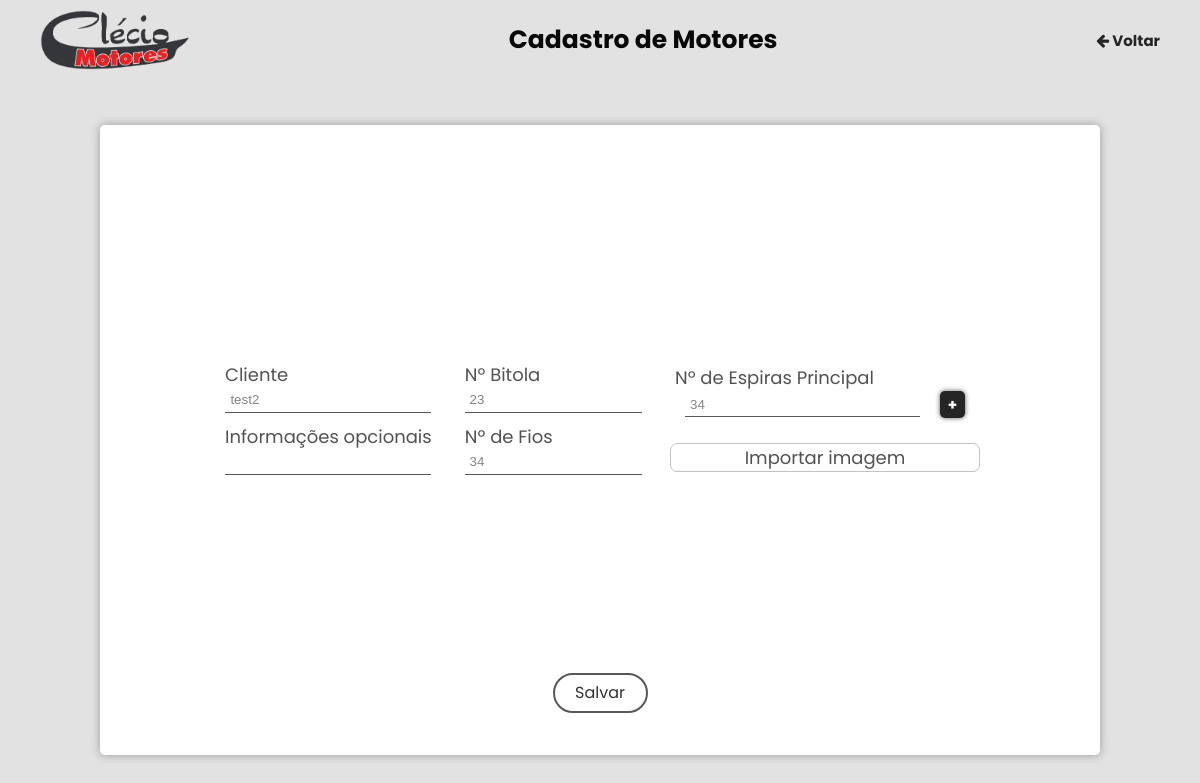
The app's page /editarMotorSP.php?id=1 (signed in), older data.
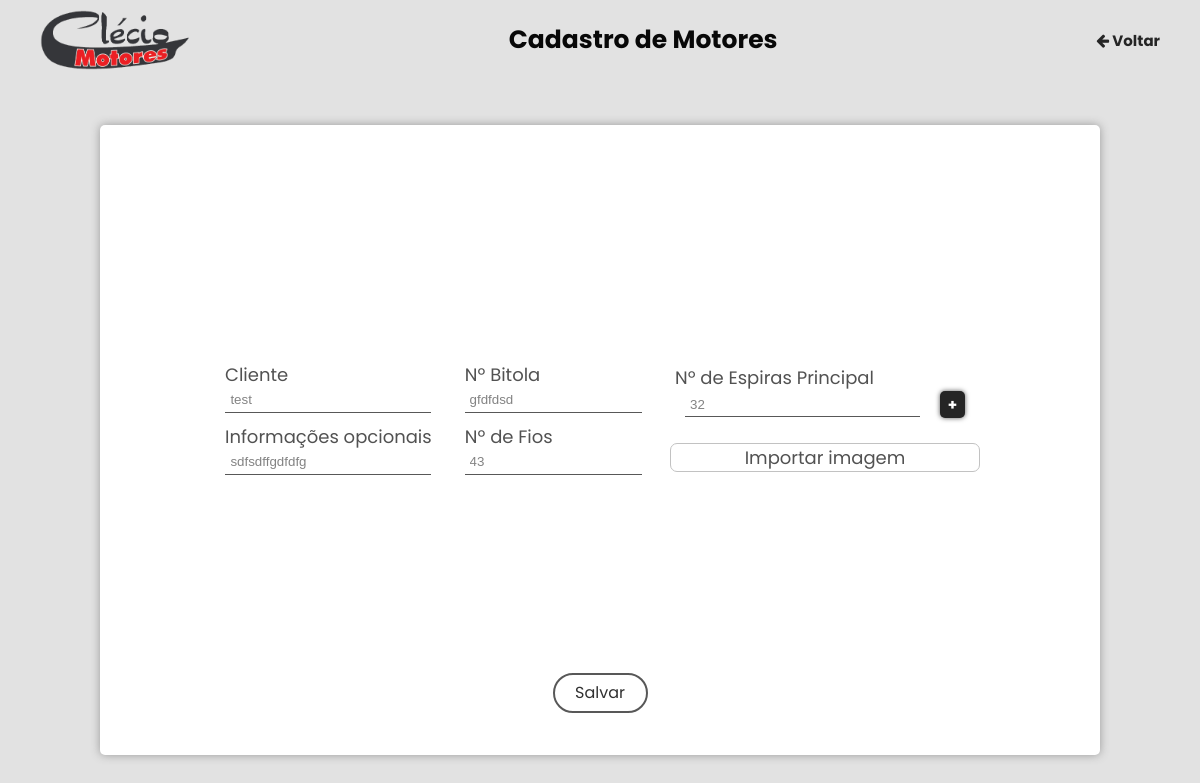
The same page, newer data.
### tables this page shows
CREATE TABLE `motorsp` (
  `id` int(11) NOT NULL,
  `cliente` varchar(50) NOT NULL,
  `bitolas` varchar(30) NOT NULL,
  `fios` varchar(30) NOT NULL,
  `espiras` varchar(30) NOT NULL,
  `informacoes` varchar(120) NOT NULL,
  `imagem` varchar(255) NOT NULL
);

### CLASSES/Motores.php (called while the page is built, shortened)
<?php
Class Motor{
    public function selecionaSP($id){
        global $pdo;
        $sql = "SELECT * FROM motorsp WHERE id = $id";
        $sql = $pdo->prepare($sql);
        $sql->execute();
        $motor = $sql->fetch();
        return $motor;
    }
}
?>

### editarMotorSP.php (the view, shortened to what this page needs)
<?php
if(!isset($_SESSION['id_user'])){
    header("location: index.php");
    exit;
} else {
    require_once 'CLASSES/Motores.php';
    $m = new Motor;
    if(isset($_GET['id'])) {
        $id = $_GET['id'];
    }	else {
        echo 'Código não informado!';
        exit;
    }
    $motor = $m->selecionaSP($id);
?>
<!DOCTYPE html>
<html lang="pt-br">
<head>
    <link rel="stylesheet" href="https://cdnjs.cloudflare.com/ajax/libs/font-awesome/4.7.0/css/font-awesome.min.css">
    <link rel="stylesheet" type="text/css" href="CSS/stylecadMotores.css" />
</head>
<body>
    <header>
        <img src="images/logo.png">
        <h1>Cadastro de Motores</h1>
        <a href="pesquisa.php"><i class="fa fa-arrow-left" aria-hidden="true"></i> Voltar</a>
    </header>
    <div class="container">
        <form method="POST" id="form" enctype="multipart/form-data">
        <div class="box" id="box">
                <div class="content">
                    <div class="row">
                        <div class="input">
                            <label>Cliente</label>
                            <input type="text" name="cliente" id="cliente" value="<?= $motor['cliente']?>">
                        </div>
                        <div class="input">
                            <label>Informações opcionais</label>
                            <input type="text" name="informacoes" id="informacoes" value="<?= $motor['informacoes']?>">
                        </div>
                    </div>
                    <div class="row">
                        <div class="input">
                            <label>Nº Bitola </label>
                            <input type="text" name="bitola" id="bitola" value="<?= $motor['bitolas']?>">
                        </div>
                        <div class="input">
                            <label>Nº de Fios</label>
                            <input type="number" name="fios" id="fios" value="<?= $motor['fios']?>">
                        </div>
                    </div>
                    <div class="row">
                        <div class="input" id="inputespiras">
                            <label>Nº de Espiras Principal</label>
                            <div class="box-add">
                                <div class="field">
                                    <input type="number" name="espiras[]" id="espiras" value="<?= $motor['espiras']?>">
                                </div>
                                <div class="button-box">
                                    <input type="button" name="submit" id="submit" value="+" onclick="add_more()">
                                </div>
                            </div>
                        </div>
                        <div class="input">
                            <div class="inputfile">
                                <label for="imagem">Importar imagem</label>
                            </div>
                        </div>
                    </div>
                </div>
                <div class="btn">
                    <button name="salvar" type="submit" onclick="return checkInputs();">Salvar</button>
                </div>
            </div>
        </form>
    </div>
</body>
</html>
<?php
    }
?>

### CSS/stylecadMotores.css (style rules this page uses)
* { padding: 0; margin: 0; box-sizing: border-box; }
html { font-family: Poppins; }
a { text-decoration: none; }
body { background-color: #e2e2e2; }
header { width: 100%; height: 80px; display: flex; justify-content: space-between; align-items: center; padding: 0 40px; }
header img { margin-right: auto; max-width: 150px; }
header h1 { text-align: center; margin-right: auto; font: bold 25px Poppins; color: rgb(8, 8, 8); }
header a { font: bold 15px Poppins; cursor: pointer; color: #252525; transition: 0.2s; }
.container { width: 100%; height: 90vh; display: flex; justify-content: center; align-items: center; }
.box { width: 1000px; height: 630px; display: flex; flex-direction: column; justify-content: center; align-items: center; background-color: #ffffff; border-radius: 5px; box-shadow: 0 0 10px rgb(153, 153, 153); }
.content { width: 100%; height: 500px; display: flex; justify-content: space-between; align-items: center; padding: 0 120px; }
.input { height: 100%; display: flex; flex-direction: column; justify-content: center; align-items: center; padding: 5px 0; }
.input label { margin-right: auto; padding: 0 5px; font: 18px Poppins; color: rgb(82, 82, 82); }
.input input { width: 95%; height: 25px; outline: none; border: none; border-bottom: 1.5px solid #585858; padding: 2px 5px; color: #838383; transition: 0.3s; }
.inputfile { height: 100%; }
.inputfile label { display: flex; justify-content: space-around; align-items: center; width: 310px; height: auto; background: #FFFFFF; margin-top: 15px; border: 1px solid #C2C2C2; border-radius: 7px; cursor: pointer; }
.btn { width: 100px; margin-top: 5px; display: flex; justify-content: center; align-items: center; }
.btn button { width: 95%; height: 40px; background: none; outline: none; border: 2px solid #585858; border-radius: 30px; font: 16px Poppins; color: #313131; transition: 0.3s; }
.box-add { width: 280px; display: flex; }
.field { width: 270px; }
.box-add input { width: 235px; }
.button-box input { width: 25px; height: 27px; background-color: #252525; box-shadow: 0 0 5px #585858; border-radius: 5px; font: bold 15px Poppins; color: #fff; outline: none; border: none; cursor: pointer; }

Row changes from the older to the newer data that the page shows:
changed motorsp: cliente "test2" → "test"; informacoes (not shown) → "sdfsdffgdfdfg"; bitola "23" → "gfdfdsd"; fios "34" → "43"; espiras "34" → "32"
